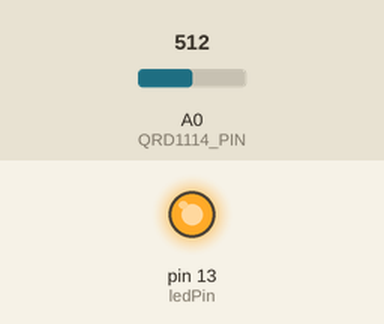
A program run on a simulated Arduino Uno, built with avr-gcc and run on an emulated ATmega328P. Parts: output pins drawn as LEDs (lit = HIGH). The inputs (shaded band) are chosen by the test bench; at power-on: A0 (QRD1114_PIN) = 512.

Above: at 1.2 s.
1.3 s: A0 (QRD1114_PIN) set to 704
2.8 s: A0 (QRD1114_PIN) set to 732
At 4.0 s:
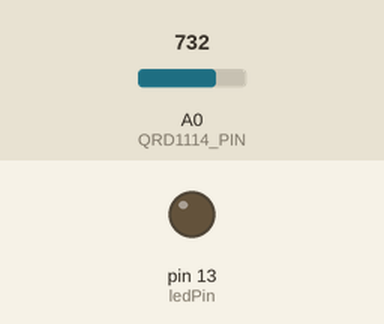
4.3 s: A0 (QRD1114_PIN) set to 716
At 6.2 s:
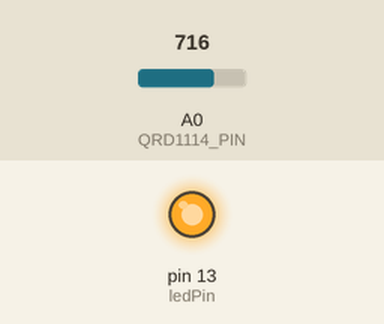
6.5 s: A0 (QRD1114_PIN) set to 900
At 7.0 s:
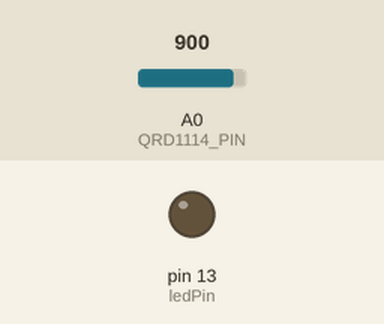
Timing chart, 0 to 9.0 s (numbered marks = the images above; inputs shaded):
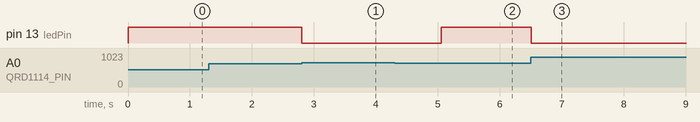

Measured:
- the behaviour switches between 716 and 717 on A0 (QRD1114_PIN) (found by bisection; images 0 and 1)
- after the input at 1.3 s, every drawn part: stays the same
- after the input at 2.8 s, pin 13 (ledPin): HIGH → LOW at once
- after the input at 4.3 s, pin 13 (ledPin): LOW → HIGH after 0.75 s
- after the input at 6.5 s, pin 13 (ledPin): HIGH → LOW at once

The program:

main.cpp
```cpp
#include <Arduino.h>

// machine variables
const int ledPin = LED_BUILTIN;
const int QRD1114_PIN = A0;
// state variables
volatile byte ledState = LOW;
bool objectDetected = false;
// main variables
float roundedPhotoOptronVoltage;

void readPhotoOptron();
float roundToOneDecimal(float floatValue) ;
void updateObjectDetectedState();
void delayLedStateChange();

// time delay declarations
unsigned long int currentMillis = 0;
unsigned long int delayByMillisPreviouse = 0;
bool isDelayTime(unsigned long int delayByMillis);

void setup()
{
  pinMode(QRD1114_PIN, INPUT);
  pinMode(ledPin, OUTPUT);

  // Serial.begin(9600);
}

void loop()
{
  currentMillis = millis();

  readPhotoOptron();
  updateObjectDetectedState();
  delayLedStateChange();
  digitalWrite(ledPin, ledState);
  // Serial.println(roundedPhotoOptronVoltage);
}

void readPhotoOptron() {
  int photoOptronADC = analogRead(QRD1114_PIN);
  float photoOptronVoltage = (float) (photoOptronADC * 5.0) / 1024.0;
  roundedPhotoOptronVoltage = roundToOneDecimal(photoOptronVoltage);
}

float roundToOneDecimal(float floatValue) {
  return ((float)((int)(floatValue*10)))/10;
}

void updateObjectDetectedState() {
  if (roundedPhotoOptronVoltage < 3.5) {
    objectDetected = true;
  } else {
    objectDetected = false;
  }
}

void changeLedState() {
  if (objectDetected) {
    ledState = HIGH;
  }
}
void delayLedStateChange() {
  if (isDelayTime(1000)) {
    changeLedState();
	}
  if (!objectDetected) {
    ledState = LOW;
  }
}

// delay functions
bool isDelayTime(unsigned long int delayByMillis) {
  currentMillis = millis();
  bool result = (currentMillis - delayByMillisPreviouse >= delayByMillis) || (currentMillis < delayByMillis);
  if (result) {delayByMillisPreviouse = currentMillis;}
  return result;
}
```
